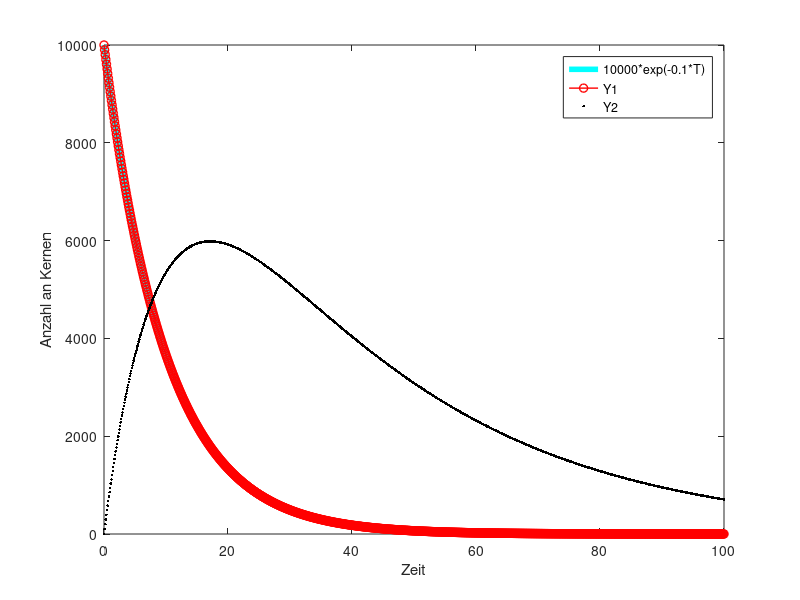

Recreate this plot in MATLAB.
%Y1 = Anzahl an mutterkernen
%Y2 = anzahl an tochternucleotide
%Tochternucleotide entstehen aus Zerfall, kommen in jedem Schritt Y1(i-1)-Y1(i) nucleotide hinzu
%in jedem Zeitschritt zerfallen aber auch wieder nucleotide nach der gleichung: Y2(i) = Y2(i-1) + dt*lambda2*Y2(i-1)
%also Y2(i) = Y2(i-1) + dt*lambda2*Y2(i-1) + Y1(i-1)-Y1(i)

clear all
n= 1000;
t0 = 0; t1 = 100;
y10 = 10000; lambda1 = -0.1;
lambda2 = -0.03;

dt = (t1-t0)/n;

T = zeros(n+1,1);
Y1 = zeros(n+1,1);
Y2 = zeros(n+1,1);

T(1) = t0;
Y1(1) = y10;
Y2(1) = 0;

for i = 2:n+1
    T(i) = T(i-1) + dt;
    Y1(i) = Y1(i-1) + dt*lambda1*Y1(i-1);
    Y2(i) = Y2(i-1) + dt*lambda2*Y2(i-1) + Y1(i-1)-Y1(i) ;
end

P1 = plot(T,y10*exp(lambda1*T));
hold on
P2 = plot(T, Y1, '-o');
hold on;
P3= plot(T, Y2, '.');
ylabel('Anzahl an Kernen');
xlabel('Zeit');
legend('10000*exp(-0.1*T)','Y1','Y2');
hold off
set(P1, 'LineWidth', 4, 'Color', [0 1 1]);
set(P2, 'LineWidth', 1, 'Color', [1 0 0]);
set(P3, 'LineWidth', 2, 'Color', [0 0 0]);
